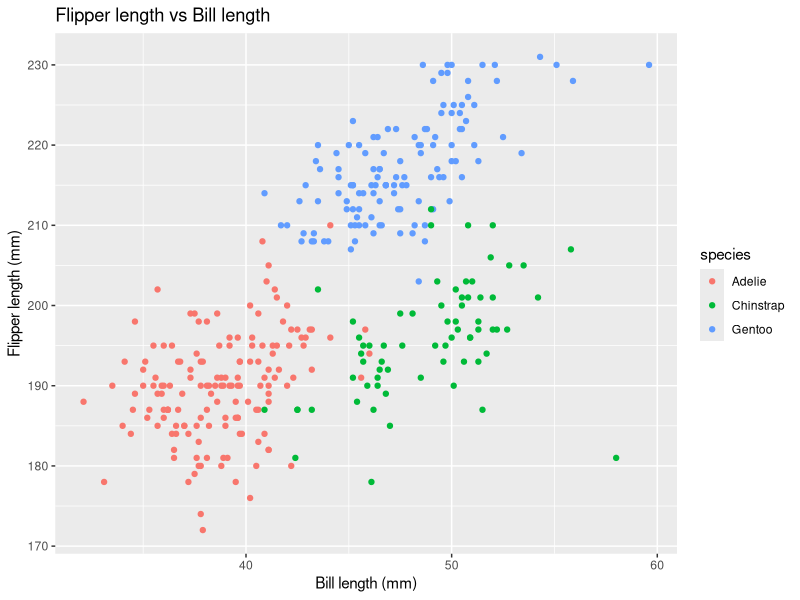
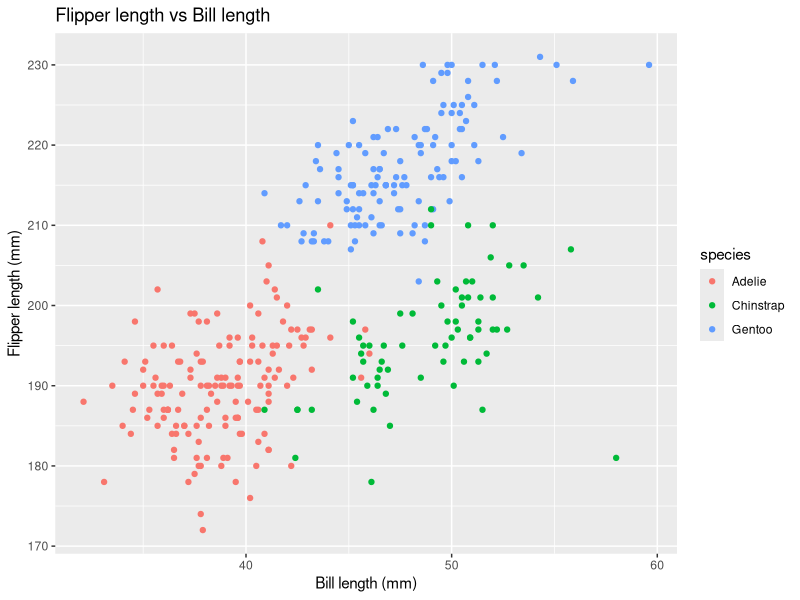

These charts were generated, in order, by the following R code:
## ---- chunk 1
library(tidyverse)
data("penguins", package = "palmerpenguins")
## ---- chunk 2
penguin_plot <- ggplot(penguins, aes(x = bill_length_mm, y = flipper_length_mm, color = species)) +
  geom_point() +
  labs(
  title = "Flipper length vs Bill length",
  x = "Bill length (mm)",
  y = "Flipper length (mm)",
  color = "species"
)

penguin_plot

ggsave("scatter_plot.png", penguin_plot)
